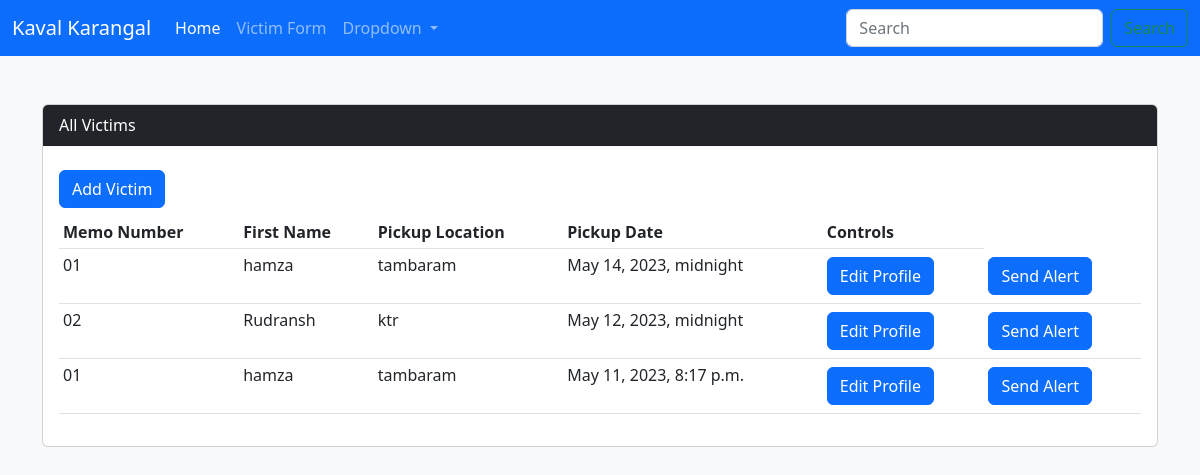
Before: /victims/index with the older database file.
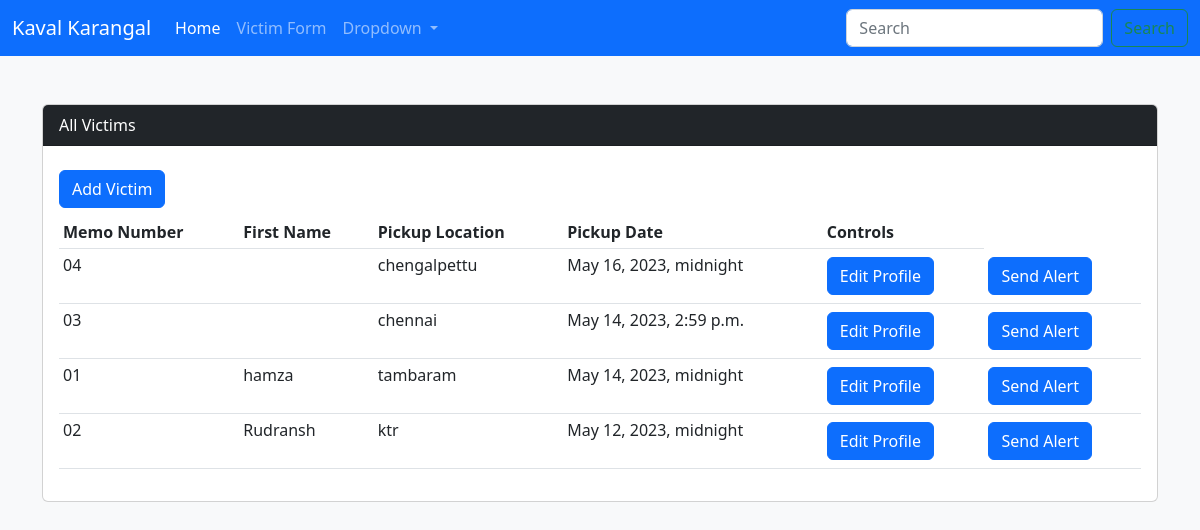
After: the same page with the newer database file.
### victims/models.py (models this page shows, shortened)
class All_profiles(models.Model):
    GENDER_LISTS=(
        ('MALE','MALE'),
        ('FEMALE','FEMALE'),
        ('OTHER','OTHER')
    )
    memo_no = models.CharField(max_length=50,default="",blank =True)
    first_name = models.CharField(max_length=50,default="",blank=True)
    last_name = models.CharField(max_length=50, default="", blank=True)
    age = models.IntegerField()
    gender = models.CharField(max_length=20,choices=GENDER_LISTS)
    ngo_assigned = models.CharField(max_length=100,default="",blank=True)
    description = models.CharField(max_length=1000)
    pickup_location = models.CharField(max_length=1000, default="", blank=True)
    pickup_date = models.DateTimeField()
    Image = models.ImageField(upload_to="victims/images",default="")
    class Meta:
        verbose_name = "All Profile"

### victims/views.py (the view)
# urls.py: path('', views.index),
def index(request):
    victims = All_profiles.objects.all().order_by('-pickup_date')
    return render(request,"victims/index.html",{"victims":victims})

### victims/templates/victims/index.html (shortened to what this page needs)
{% extends "layout/base.html" %}
{% block content %}
<div class="container my-5">
    <div class="card">
        <div class="card-header bg-dark text-white ">All Victims </div>
        <div class="card-body">
            <a class="btn btn-primary my-2" href="{% url 'victims:add' %}">Add Victim</a>
            <table class="table table-hover table-sm">
                <thead>
                    <tr>
                        <th>Memo Number</th>
                        <th>First Name</th>
                        <th>Pickup Location</th>
                        <th>Pickup Date</th>
                        <th>Controls</th>
                    </tr>
                </thead>
                <tbody>
                    {% for victim in victims %}
                    <tr>
                        <td>{{victim.memo_no}}</td>
                        <td>{{victim.first_name}}</td>
                        <td>{{victim.pickup_location}}</td>
                        <td>{{victim.pickup_date}}</td>
                        <td> <a class="btn btn-primary my-1" href="{% url 'victims:add' %}">Edit Profile</a></td>
                        <td> <a class="btn btn-primary my-1" href="{% url 'victims:add' %}">Send Alert</a></td>
                    </tr>
                    {% endfor %}
                </tbody>
            </table>
        </div>
        </div>
    </div>
{% endblock %}

### templates/layout/base.html (shortened to what this page needs)
{% load static %}
<!DOCTYPE html>
<html lang="en">
<head>
	<link rel="stylesheet" href=
		"https://use.fontawesome.com/releases/v5.7.0/css/all.css"
		integrity=
"sha384-lZN37f5QGtY3VHgisS14W3ExzMWZxybE1SJSEsQp9S+oqd12jhcu+A56Ebc1zFSJ"
 />
	<link rel="stylesheet" href="https://cdn.jsdelivr.net/npm/bootstrap@5.2.3/dist/css/bootstrap.min.css">
</head>
<body class="bg-light">
{% include "layout/navbar.html" %}
{% block content %}{% endblock %}
</body>
</html>

### templates/layout/navbar.html (shortened to what this page needs)
<nav class="navbar navbar-expand-md bg-primary navbar-dark">
  <div class="container-fluid">
    <a class="navbar-brand" href="#">Kaval Karangal</a>
    <div class="collapse navbar-collapse" id="navbarSupportedContent">
      <ul class="navbar-nav me-auto mb-2 mb-lg-0">
        <li class="nav-item">
          <a class="nav-link active" aria-current="page" href="#">Home</a>
        </li>
        <li class="nav-item">
          <a class="nav-link" href="#">Victim Form</a>
        </li>
        <li class="nav-item dropdown">
          <a class="nav-link dropdown-toggle" href="#" role="button" data-bs-toggle="dropdown" aria-expanded="true">
            Dropdown
          </a>
        </li>
      </ul>
      <form class="d-flex" role="search">
        <input class="form-control me-2" type="search" placeholder="Search" aria-label="Search">
        <button class="btn btn-outline-success" type="submit">Search</button>
      </form>
    </div>
  </div>
</nav>

Changed rows visible on the page:
removed All_profiles: memo_no "01", first_name "hamza", pickup_location "tambaram", pickup_date "May 11, 2023, 8:17 p.m."
added All_profiles: memo_no "04", pickup_location "chengalpettu", pickup_date "May 16, 2023, midnight"
added All_profiles: memo_no "03", pickup_location "chennai", pickup_date "May 14, 2023, 2:59 p.m."
